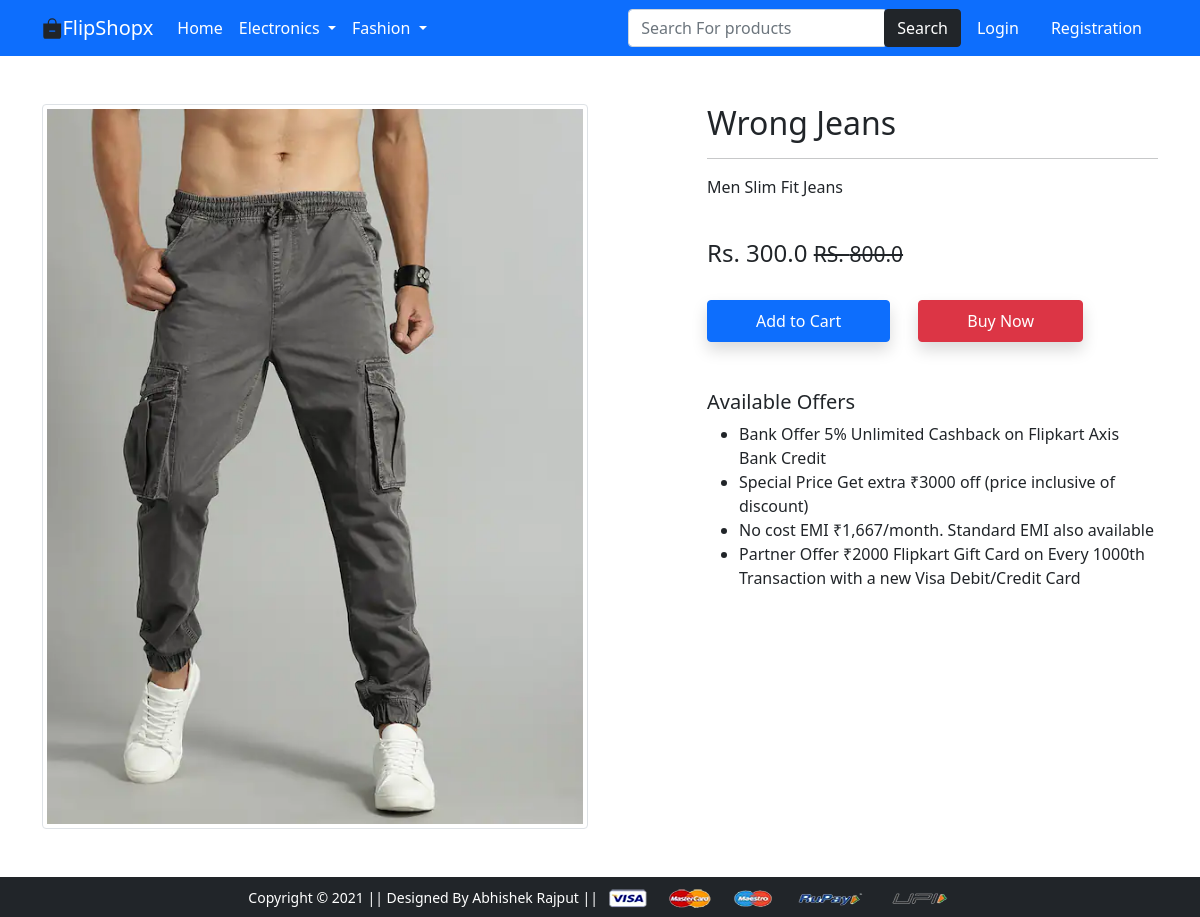
Screenshot of /product-detail/1 with the database file from the repository.
### app/models.py (models this page shows, shortened)
class Product(models.Model):
    title = models.CharField(max_length=100, default='DEFAULT VALUE')
    selling_price = models.FloatField()
    discounted_price = models.FloatField()
    description = models.TextField()
    brand = models.CharField(max_length=100)
    category = models.CharField(choices=CATEGORY_CHOICE, max_length=2)
    product_image = models.ImageField(upload_to='productimg')

### app/views.py (the view)
# urls.py: path('product-detail/<int:pk>', views.ProductDetailView.as_view(), name='product-detail'),
class ProductDetailView(View):
    def get(self, request, pk):
        totalitem = 0
        product = Product.objects.get(pk=pk)
        itemInCart = False
        if request.user.is_authenticated:
            totalitem = len(Cart.objects.filter(user=request.user))
        if request.user.is_authenticated:
            itemInCart = Cart.objects.filter(Q(product=product.id) & Q(user = request.user)).exists()
        return render(request, 'app/productdetail.html',{'product':product,'itemInCart':itemInCart,'totalitem':totalitem})

### app/templates/app/productdetail.html (shortened to what this page needs)
{% extends 'app/base.html' %}
{% load static %}
{% block main-content %}
<div class="container my-5">
 <div class="row">
  <div class="col-sm-6 text-center align-self-center">
   <img src="{{product.product_image.url}}" alt="" class="img-fluid img-thumbnail">
  </div>
  <div class="col-sm-5 offset-sm-1">
   <h2> {{product.title}}</h2>
   <hr><p>{{product.description}}</p> <br>
   <h4>Rs. {{product.discounted_price}} <small class="fw-light text-decoration-line-through"> RS. {{product.selling_price}}</small></h4> <br>
   {% if not request.user.is_authenticated %}
   <form action="/login" class="d-inline">
    <button type="submit" class="btn btn-primary shadow px-5 py-2 ">Add to Cart</button>
   </form>
   {% endif %}
   <a href="{% url 'checkout' %}" class="btn btn-danger shadow px-5 py-2 ms-4">Buy Now</a>
   <h5 class="mt-5">Available Offers</h5>
   <ul>
    <li>Bank Offer 5% Unlimited Cashback on Flipkart Axis Bank Credit</li>
    <li>Special Price Get extra ₹3000 off (price inclusive of discount)</li>
    <li>No cost EMI ₹1,667/month. Standard EMI also available</li>
    <li>Partner Offer ₹2000 Flipkart Gift Card on Every 1000th Transaction with a new Visa Debit/Credit Card</li>
   </ul>
  </div>
 </div>
</div>
{% endblock main-content %}

### rows the page displays
Product: product_image (picture), title "Wrong Jeans", description "Men Slim Fit Jeans", discounted_price "300.0", selling_price "800.0"
